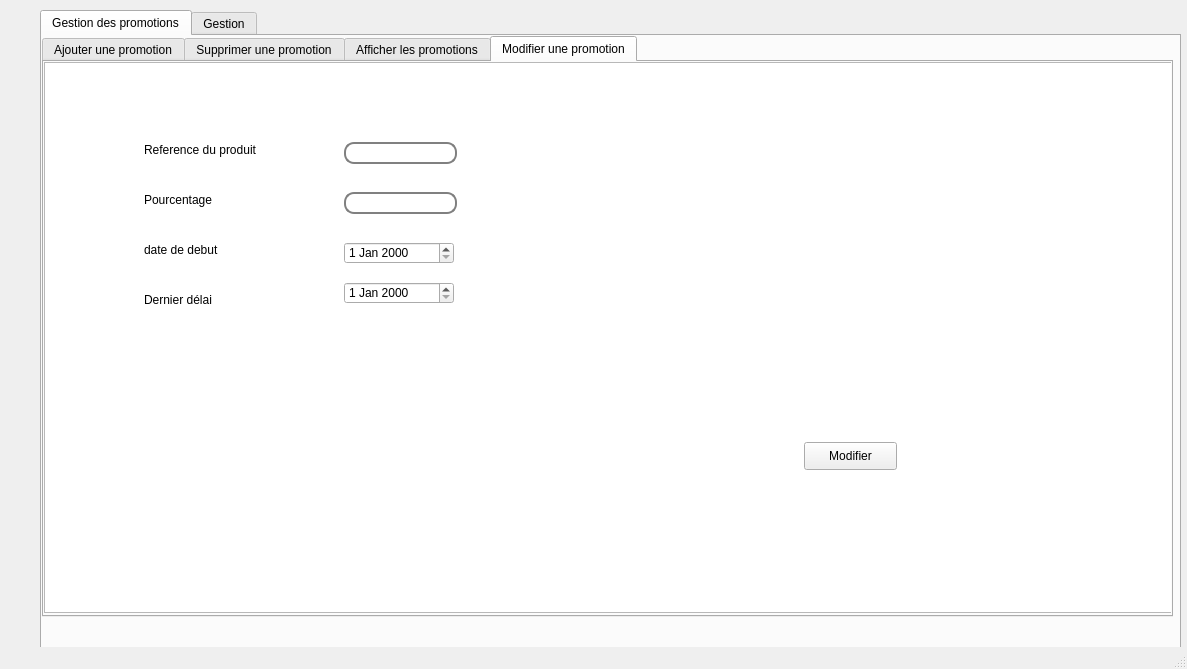
<?xml version="1.0" encoding="UTF-8"?>
<ui version="4.0">
 <class>MainWindow</class>
 <widget class="QMainWindow" name="MainWindow">
  <property name="geometry">
   <rect>
    <x>0</x>
    <y>0</y>
    <width>1187</width>
    <height>669</height>
   </rect>
  </property>
  <property name="windowTitle">
   <string>MainWindow</string>
  </property>
  <widget class="QWidget" name="centralwidget">
   <widget class="QTabWidget" name="Tableau">
    <property name="geometry">
     <rect>
      <x>40</x>
      <y>10</y>
      <width>1141</width>
      <height>641</height>
     </rect>
    </property>
    <property name="currentIndex">
     <number>0</number>
    </property>
    <widget class="QWidget" name="tab_4">
     <attribute name="title">
      <string>Gestion des promotions</string>
     </attribute>
     <widget class="QTabWidget" name="tabWidget_3">
      <property name="geometry">
       <rect>
        <x>0</x>
        <y>0</y>
        <width>1131</width>
        <height>581</height>
       </rect>
      </property>
      <property name="styleSheet">
       <string notr="true"/>
      </property>
      <property name="currentIndex">
       <number>3</number>
      </property>
      <widget class="QWidget" name="tab_5">
       <attribute name="title">
        <string>Ajouter une promotion</string>
       </attribute>
       <widget class="QLineEdit" name="lineEdit_reference">
        <property name="geometry">
         <rect>
          <x>330</x>
          <y>150</y>
          <width>113</width>
          <height>22</height>
         </rect>
        </property>
        <property name="styleSheet">
         <string notr="true">/*background-color: rgb(255, 255, 255);
background-color: rgb(255, 255, 255);
alternate-background-color: rgb(255, 255, 255);*/

border: 2px solid gray;
     border-radius: 10px;
     padding: 0 8px;
     background: white;
     selection-background-color: darkgray;</string>
        </property>
       </widget>
       <widget class="QLineEdit" name="lineEdit_pourcentage">
        <property name="geometry">
         <rect>
          <x>330</x>
          <y>200</y>
          <width>113</width>
          <height>22</height>
         </rect>
        </property>
        <property name="styleSheet">
         <string notr="true">/*background-color: rgb(255, 255, 255);
background-color: rgb(255, 255, 255);
alternate-background-color: rgb(255, 255, 255);*/

border: 2px solid gray;
     border-radius: 10px;
     padding: 0 8px;
     background: white;
     selection-background-color: darkgray;</string>
        </property>
       </widget>
       <widget class="QLabel" name="label_9">
        <property name="geometry">
         <rect>
          <x>130</x>
          <y>200</y>
          <width>101</width>
          <height>16</height>
         </rect>
        </property>
        <property name="styleSheet">
         <string>background-color: rgb(255, 255, 255);
background-color: rgb(255, 255, 255);
alternate-background-color: rgb(255, 255, 255);</string>
        </property>
        <property name="text">
         <string>Pourcentage</string>
        </property>
       </widget>
       <widget class="QLabel" name="label_10">
        <property name="geometry">
         <rect>
          <x>130</x>
          <y>250</y>
          <width>121</width>
          <height>16</height>
         </rect>
        </property>
        <property name="styleSheet">
         <string>background-color: rgb(255, 255, 255);
background-color: rgb(255, 255, 255);
alternate-background-color: rgb(255, 255, 255);</string>
        </property>
        <property name="text">
         <string>date de debut</string>
        </property>
       </widget>
       <widget class="QLabel" name="label_11">
        <property name="geometry">
         <rect>
          <x>130</x>
          <y>300</y>
          <width>131</width>
          <height>16</height>
         </rect>
        </property>
        <property name="styleSheet">
         <string>background-color: rgb(255, 255, 255);
background-color: rgb(255, 255, 255);
alternate-background-color: rgb(255, 255, 255);</string>
        </property>
        <property name="text">
         <string>Dernier délai </string>
        </property>
       </widget>
       <widget class="QPushButton" name="Ajouter_Button">
        <property name="geometry">
         <rect>
          <x>830</x>
          <y>450</y>
          <width>93</width>
          <height>28</height>
         </rect>
        </property>
        <property name="styleSheet">
         <string notr="true">background-color: rgb(255, 255, 255);
</string>
        </property>
        <property name="text">
         <string>Ajouter</string>
        </property>
       </widget>
       <widget class="QLabel" name="label_17">
        <property name="geometry">
         <rect>
          <x>130</x>
          <y>200</y>
          <width>101</width>
          <height>16</height>
         </rect>
        </property>
        <property name="styleSheet">
         <string>background-color: rgb(255, 255, 255);
background-color: rgb(255, 255, 255);
alternate-background-color: rgb(255, 255, 255);</string>
        </property>
        <property name="text">
         <string>Pourcentage</string>
        </property>
       </widget>
       <widget class="QGraphicsView" name="graphicsView">
        <property name="geometry">
         <rect>
          <x>-20</x>
          <y>0</y>
          <width>1131</width>
          <height>551</height>
         </rect>
        </property>
        <property name="styleSheet">
         <string notr="true">border-image: url(:/image.jpg);</string>
        </property>
       </widget>
       <widget class="QLabel" name="label_19">
        <property name="geometry">
         <rect>
          <x>120</x>
          <y>150</y>
          <width>131</width>
          <height>21</height>
         </rect>
        </property>
        <property name="cursor">
         <cursorShape>ArrowCursor</cursorShape>
        </property>
        <property name="text">
         <string>reference du produit</string>
        </property>
       </widget>
       <widget class="QDateEdit" name="lineEdit_debut">
        <property name="geometry">
         <rect>
          <x>330</x>
          <y>260</y>
          <width>110</width>
          <height>22</height>
         </rect>
        </property>
       </widget>
       <widget class="QDateEdit" name="lineEdit_fin">
        <property name="geometry">
         <rect>
          <x>330</x>
          <y>300</y>
          <width>110</width>
          <height>22</height>
         </rect>
        </property>
       </widget>
       <zorder>graphicsView</zorder>
       <zorder>label_9</zorder>
       <zorder>label_17</zorder>
       <zorder>lineEdit_reference</zorder>
       <zorder>label_11</zorder>
       <zorder>Ajouter_Button</zorder>
       <zorder>lineEdit_pourcentage</zorder>
       <zorder>label_10</zorder>
       <zorder>label_19</zorder>
       <zorder>lineEdit_debut</zorder>
       <zorder>lineEdit_fin</zorder>
      </widget>
      <widget class="QWidget" name="tab_6">
       <attribute name="title">
        <string>Supprimer une promotion</string>
       </attribute>
       <widget class="QLabel" name="label_12">
        <property name="geometry">
         <rect>
          <x>40</x>
          <y>80</y>
          <width>101</width>
          <height>16</height>
         </rect>
        </property>
        <property name="text">
         <string>La reference</string>
        </property>
       </widget>
       <widget class="QLineEdit" name="lineEdit_supp">
        <property name="geometry">
         <rect>
          <x>210</x>
          <y>80</y>
          <width>231</width>
          <height>22</height>
         </rect>
        </property>
        <property name="styleSheet">
         <string notr="true">/*background-color: rgb(255, 255, 255);
background-color: rgb(255, 255, 255);
alternate-background-color: rgb(255, 255, 255);*/

border: 2px solid gray;
     border-radius: 10px;
     padding: 0 8px;
     background: white;
     selection-background-color: darkgray;</string>
        </property>
       </widget>
       <widget class="QPushButton" name="Supp_Button">
        <property name="geometry">
         <rect>
          <x>720</x>
          <y>260</y>
          <width>93</width>
          <height>28</height>
         </rect>
        </property>
        <property name="text">
         <string>Valider</string>
        </property>
       </widget>
       <widget class="QGraphicsView" name="graphicsView_2">
        <property name="geometry">
         <rect>
          <x>0</x>
          <y>0</y>
          <width>1131</width>
          <height>551</height>
         </rect>
        </property>
        <property name="styleSheet">
         <string notr="true">border-image: url(:/image.jpg);</string>
        </property>
       </widget>
       <zorder>graphicsView_2</zorder>
       <zorder>label_12</zorder>
       <zorder>lineEdit_supp</zorder>
       <zorder>Supp_Button</zorder>
      </widget>
      <widget class="QWidget" name="tab_3">
       <attribute name="title">
        <string>Afficher les promotions</string>
       </attribute>
       <widget class="QTableView" name="tabpromotions">
        <property name="geometry">
         <rect>
          <x>130</x>
          <y>100</y>
          <width>841</width>
          <height>391</height>
         </rect>
        </property>
        <property name="styleSheet">
         <string notr="true">background-color: qlineargradient(spread:pad, x1:0, y1:0, x2:1, y2:0, stop:0 rgba(0, 0, 0, 46), stop:1 rgba(255, 255, 255, 255));</string>
        </property>
       </widget>
       <widget class="QGraphicsView" name="graphicsView_3">
        <property name="geometry">
         <rect>
          <x>0</x>
          <y>0</y>
          <width>1131</width>
          <height>551</height>
         </rect>
        </property>
        <property name="styleSheet">
         <string notr="true">border-image: url(:/image.jpg);</string>
        </property>
       </widget>
       <widget class="QLineEdit" name="lineEdit_supp_2">
        <property name="geometry">
         <rect>
          <x>310</x>
          <y>60</y>
          <width>411</width>
          <height>31</height>
         </rect>
        </property>
        <property name="styleSheet">
         <string notr="true">/*background-color: rgb(255, 255, 255);
background-color: rgb(255, 255, 255);
alternate-background-color: rgb(255, 255, 255);*/

border: 2px solid gray;
     border-radius: 10px;
     padding: 0 8px;
     background: white;
     selection-background-color: darkgray;</string>
        </property>
       </widget>
       <widget class="QLabel" name="label_16">
        <property name="geometry">
         <rect>
          <x>150</x>
          <y>70</y>
          <width>121</width>
          <height>16</height>
         </rect>
        </property>
        <property name="text">
         <string>La reference</string>
        </property>
       </widget>
       <widget class="QPushButton" name="pushButton">
        <property name="geometry">
         <rect>
          <x>880</x>
          <y>500</y>
          <width>93</width>
          <height>28</height>
         </rect>
        </property>
        <property name="text">
         <string>Trier</string>
        </property>
       </widget>
       <zorder>graphicsView_3</zorder>
       <zorder>tabpromotions</zorder>
       <zorder>lineEdit_supp_2</zorder>
       <zorder>label_16</zorder>
       <zorder>pushButton</zorder>
      </widget>
      <widget class="QWidget" name="tab">
       <attribute name="title">
        <string>Modifier une promotion</string>
       </attribute>
       <widget class="QLineEdit" name="Modif_ref">
        <property name="geometry">
         <rect>
          <x>300</x>
          <y>80</y>
          <width>113</width>
          <height>22</height>
         </rect>
        </property>
        <property name="styleSheet">
         <string notr="true">/*background-color: rgb(255, 255, 255);
background-color: rgb(255, 255, 255);
alternate-background-color: rgb(255, 255, 255);*/

border: 2px solid gray;
     border-radius: 10px;
     padding: 0 8px;
     background: white;
     selection-background-color: darkgray;</string>
        </property>
       </widget>
       <widget class="QLabel" name="label_13">
        <property name="geometry">
         <rect>
          <x>100</x>
          <y>180</y>
          <width>121</width>
          <height>16</height>
         </rect>
        </property>
        <property name="text">
         <string>date de debut</string>
        </property>
       </widget>
       <widget class="QLabel" name="label_14">
        <property name="geometry">
         <rect>
          <x>100</x>
          <y>230</y>
          <width>131</width>
          <height>16</height>
         </rect>
        </property>
        <property name="text">
         <string>Dernier délai </string>
        </property>
       </widget>
       <widget class="QLineEdit" name="modif_pour">
        <property name="geometry">
         <rect>
          <x>300</x>
          <y>130</y>
          <width>113</width>
          <height>22</height>
         </rect>
        </property>
        <property name="styleSheet">
         <string notr="true">/*background-color: rgb(255, 255, 255);
background-color: rgb(255, 255, 255);
alternate-background-color: rgb(255, 255, 255);*/

border: 2px solid gray;
     border-radius: 10px;
     padding: 0 8px;
     background: white;
     selection-background-color: darkgray;</string>
        </property>
       </widget>
       <widget class="QLabel" name="label_8">
        <property name="geometry">
         <rect>
          <x>100</x>
          <y>80</y>
          <width>131</width>
          <height>16</height>
         </rect>
        </property>
        <property name="text">
         <string>Reference du produit</string>
        </property>
       </widget>
       <widget class="QLabel" name="label_15">
        <property name="geometry">
         <rect>
          <x>100</x>
          <y>130</y>
          <width>101</width>
          <height>16</height>
         </rect>
        </property>
        <property name="text">
         <string>Pourcentage</string>
        </property>
       </widget>
       <widget class="QGraphicsView" name="graphicsView_4">
        <property name="geometry">
         <rect>
          <x>0</x>
          <y>0</y>
          <width>1131</width>
          <height>551</height>
         </rect>
        </property>
        <property name="styleSheet">
         <string notr="true">border-image: url(:/image.jpg);</string>
        </property>
       </widget>
       <widget class="QPushButton" name="Modifier">
        <property name="geometry">
         <rect>
          <x>760</x>
          <y>380</y>
          <width>93</width>
          <height>28</height>
         </rect>
        </property>
        <property name="text">
         <string>Modifier</string>
        </property>
       </widget>
       <widget class="QDateEdit" name="modif_debut">
        <property name="geometry">
         <rect>
          <x>300</x>
          <y>180</y>
          <width>110</width>
          <height>22</height>
         </rect>
        </property>
       </widget>
       <widget class="QDateEdit" name="modif_fin">
        <property name="geometry">
         <rect>
          <x>300</x>
          <y>220</y>
          <width>110</width>
          <height>22</height>
         </rect>
        </property>
       </widget>
       <zorder>graphicsView_4</zorder>
       <zorder>Modif_ref</zorder>
       <zorder>label_13</zorder>
       <zorder>label_14</zorder>
       <zorder>modif_pour</zorder>
       <zorder>label_8</zorder>
       <zorder>label_15</zorder>
       <zorder>Modifier</zorder>
       <zorder>modif_debut</zorder>
       <zorder>modif_fin</zorder>
      </widget>
     </widget>
    </widget>
    <widget class="QWidget" name="widget_2">
     <attribute name="title">
      <string>Gestion</string>
     </attribute>
    </widget>
   </widget>
   <widget class="QLabel" name="label_pic">
    <property name="geometry">
     <rect>
      <x>0</x>
      <y>0</y>
      <width>1181</width>
      <height>651</height>
     </rect>
    </property>
    <property name="text">
     <string/>
    </property>
   </widget>
   <zorder>label_pic</zorder>
   <zorder>Tableau</zorder>
  </widget>
  <widget class="QMenuBar" name="menubar">
   <property name="geometry">
    <rect>
     <x>0</x>
     <y>0</y>
     <width>1187</width>
     <height>26</height>
    </rect>
   </property>
  </widget>
  <widget class="QStatusBar" name="statusbar"/>
 </widget>
 <resources/>
 <connections/>
</ui>
